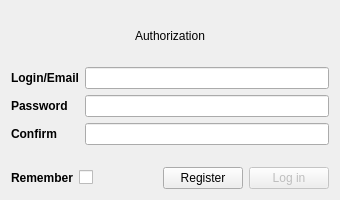
<?xml version="1.0" encoding="UTF-8"?>
<ui version="4.0">
 <class>AuthorizationWidget</class>
 <widget class="QWidget" name="AuthorizationWidget">
  <property name="geometry">
   <rect>
    <x>0</x>
    <y>0</y>
    <width>340</width>
    <height>200</height>
   </rect>
  </property>
  <property name="minimumSize">
   <size>
    <width>340</width>
    <height>200</height>
   </size>
  </property>
  <property name="maximumSize">
   <size>
    <width>340</width>
    <height>200</height>
   </size>
  </property>
  <property name="windowTitle">
   <string>Form</string>
  </property>
  <layout class="QGridLayout" name="gridLayout">
   <item row="2" column="4">
    <widget class="QPushButton" name="btnLogin">
     <property name="enabled">
      <bool>false</bool>
     </property>
     <property name="cursor">
      <cursorShape>PointingHandCursor</cursorShape>
     </property>
     <property name="text">
      <string>Log in</string>
     </property>
    </widget>
   </item>
   <item row="0" column="0" colspan="5">
    <widget class="QLabel" name="title">
     <property name="maximumSize">
      <size>
       <width>16777215</width>
       <height>50</height>
      </size>
     </property>
     <property name="text">
      <string>Authorization</string>
     </property>
     <property name="alignment">
      <set>Qt::AlignCenter</set>
     </property>
    </widget>
   </item>
   <item row="2" column="0">
    <widget class="QLabel" name="label_4">
     <property name="font">
      <font>
       <bold>true</bold>
      </font>
     </property>
     <property name="text">
      <string>Remember</string>
     </property>
    </widget>
   </item>
   <item row="2" column="1" colspan="2">
    <widget class="QCheckBox" name="cb_remember">
     <property name="text">
      <string/>
     </property>
    </widget>
   </item>
   <item row="1" column="0" colspan="5">
    <layout class="QFormLayout" name="formLayout">
     <item row="0" column="0">
      <widget class="QLabel" name="label_2">
       <property name="font">
        <font>
         <bold>true</bold>
        </font>
       </property>
       <property name="text">
        <string>Login/Email</string>
       </property>
      </widget>
     </item>
     <item row="0" column="1">
      <widget class="QLineEdit" name="le_login">
       <property name="frame">
        <bool>true</bool>
       </property>
       <property name="clearButtonEnabled">
        <bool>false</bool>
       </property>
      </widget>
     </item>
     <item row="1" column="0">
      <widget class="QLabel" name="label_3">
       <property name="font">
        <font>
         <bold>true</bold>
        </font>
       </property>
       <property name="text">
        <string>Password</string>
       </property>
      </widget>
     </item>
     <item row="1" column="1">
      <widget class="QLineEdit" name="le_password">
       <property name="echoMode">
        <enum>QLineEdit::Password</enum>
       </property>
      </widget>
     </item>
     <item row="2" column="0">
      <widget class="QLabel" name="label">
       <property name="font">
        <font>
         <bold>true</bold>
        </font>
       </property>
       <property name="text">
        <string>Confirm</string>
       </property>
      </widget>
     </item>
     <item row="2" column="1">
      <widget class="QLineEdit" name="le_confirm"/>
     </item>
    </layout>
   </item>
   <item row="2" column="3">
    <widget class="QPushButton" name="btnSwitchForm">
     <property name="cursor">
      <cursorShape>PointingHandCursor</cursorShape>
     </property>
     <property name="text">
      <string>Register</string>
     </property>
    </widget>
   </item>
  </layout>
 </widget>
 <resources/>
 <connections/>
</ui>
